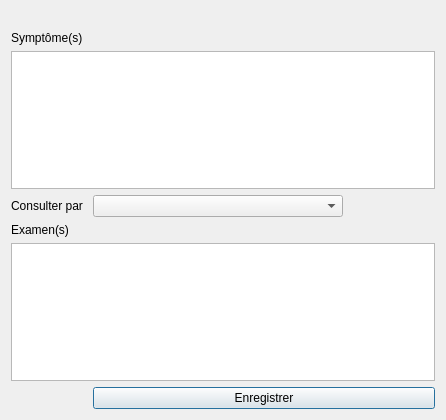
<?xml version="1.0" encoding="UTF-8"?>
<ui version="4.0">
 <class>Dialog</class>
 <widget class="QDialog" name="Dialog">
  <property name="windowModality">
   <enum>Qt::ApplicationModal</enum>
  </property>
  <property name="geometry">
   <rect>
    <x>0</x>
    <y>0</y>
    <width>446</width>
    <height>420</height>
   </rect>
  </property>
  <property name="windowTitle">
   <string>Dialog</string>
  </property>
  <property name="modal">
   <bool>true</bool>
  </property>
  <layout class="QFormLayout" name="formLayout">
   <item row="1" column="0">
    <widget class="QLabel" name="label_2">
     <property name="text">
      <string>Symptôme(s)</string>
     </property>
    </widget>
   </item>
   <item row="2" column="0" colspan="2">
    <widget class="QTextEdit" name="consultation"/>
   </item>
   <item row="3" column="0">
    <widget class="QLabel" name="label">
     <property name="text">
      <string>Consulter par </string>
     </property>
    </widget>
   </item>
   <item row="3" column="1">
    <widget class="QComboBox" name="liste_docteur">
     <property name="maximumSize">
      <size>
       <width>250</width>
       <height>16777215</height>
      </size>
     </property>
    </widget>
   </item>
   <item row="4" column="0">
    <widget class="QLabel" name="label_3">
     <property name="text">
      <string>Examen(s)</string>
     </property>
    </widget>
   </item>
   <item row="5" column="0" colspan="2">
    <widget class="QTextEdit" name="Examen">
     <property name="documentTitle">
      <string>Modifier Consultation</string>
     </property>
    </widget>
   </item>
   <item row="6" column="1">
    <widget class="QPushButton" name="save_c">
     <property name="text">
      <string>Enregistrer</string>
     </property>
    </widget>
   </item>
   <item row="6" column="0">
    <spacer name="horizontalSpacer">
     <property name="orientation">
      <enum>Qt::Horizontal</enum>
     </property>
     <property name="sizeHint" stdset="0">
      <size>
       <width>40</width>
       <height>20</height>
      </size>
     </property>
    </spacer>
   </item>
   <item row="0" column="0" colspan="2">
    <widget class="QLabel" name="id">
     <property name="text">
      <string/>
     </property>
     <property name="alignment">
      <set>Qt::AlignCenter</set>
     </property>
    </widget>
   </item>
  </layout>
 </widget>
 <resources/>
 <connections/>
</ui>
